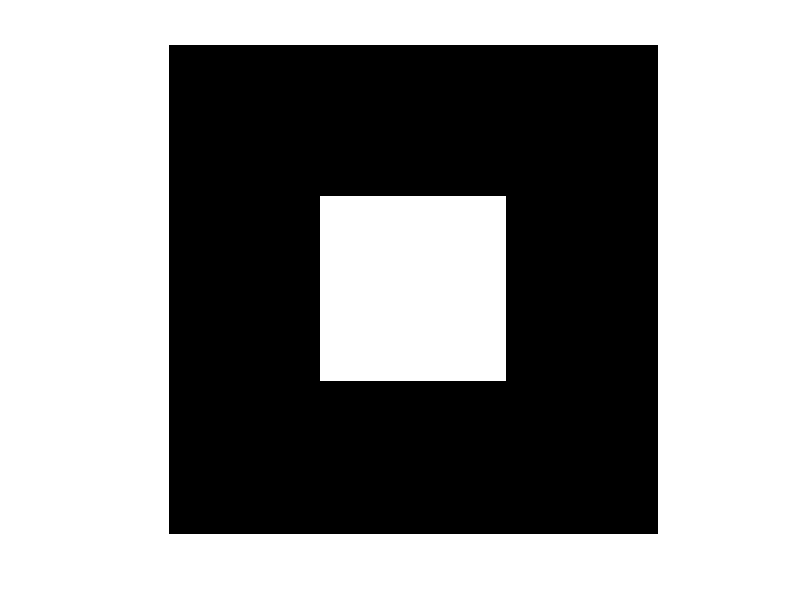

MATLAB code to generate this figure:
for i=1:256
    for j=1:256
        p(i,j)=0;
    end;
end;
for i=80:176
    for j=80:176
        p(i,j)=1;
    end;
end;
imshow(p)

%figure(2)
%imshow(p)